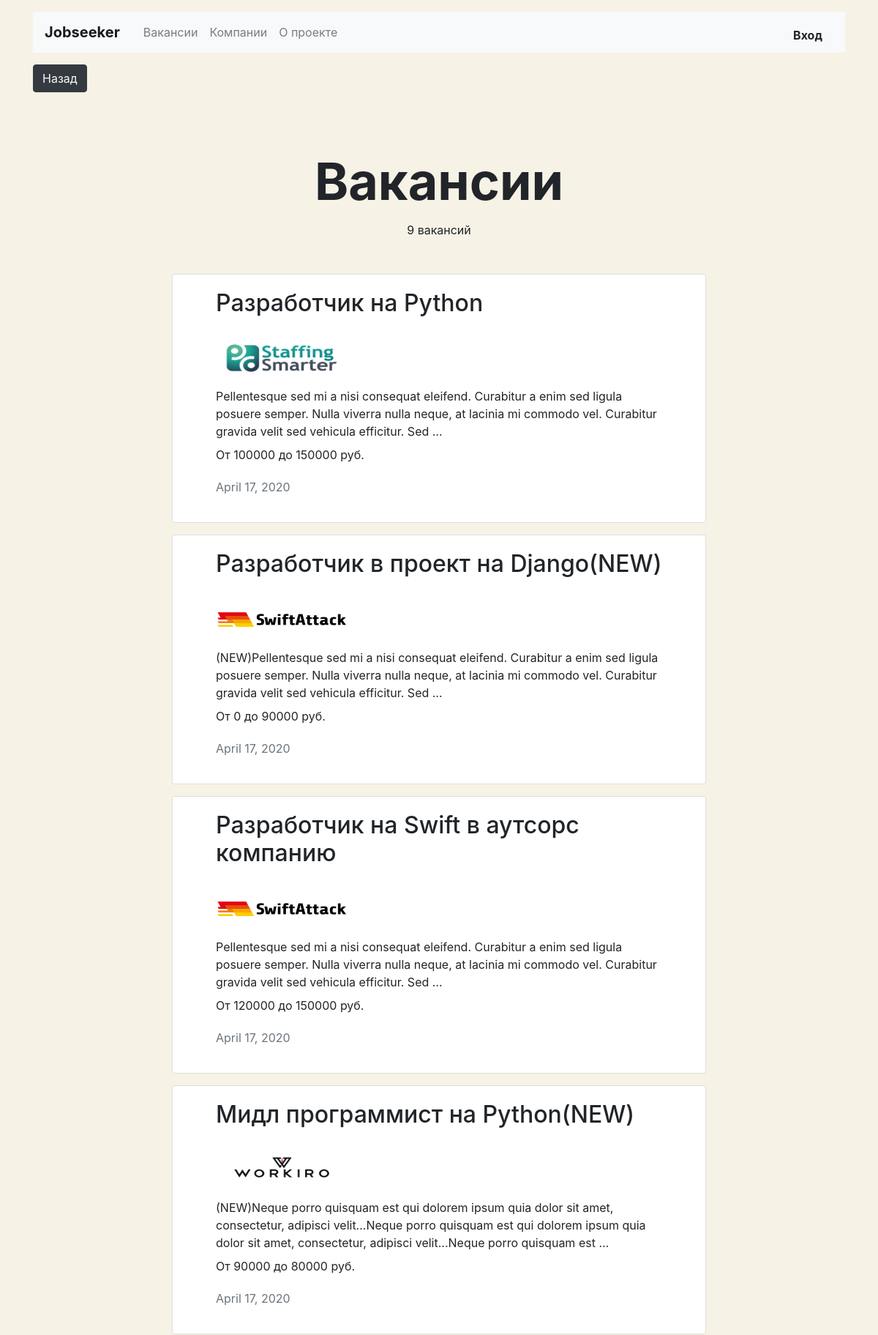
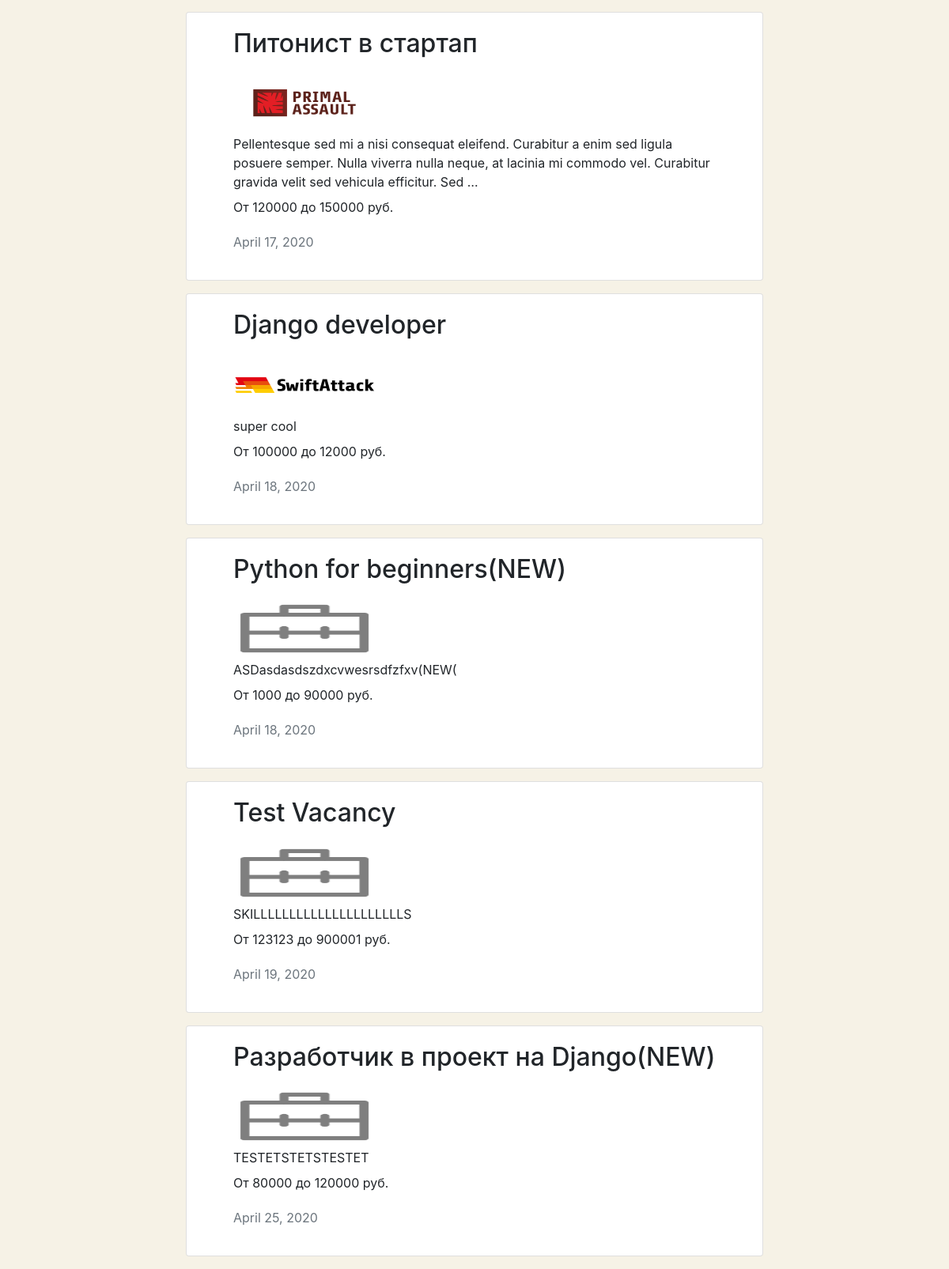
Page /vacancies/ on the committed database (2 pictures, top to bottom).
### jobs/models.py (models this page shows, shortened)
class Vacancy(models.Model):
    id = models.IntegerField(primary_key=True)
    title = models.CharField(max_length=50)
    specialty = models.ForeignKey(Speciality, on_delete=models.CASCADE, related_name="vacancies")
    company = models.ForeignKey(Company, on_delete=models.CASCADE, related_name="vacancies")
    skills = models.TextField()
    salary_min = models.IntegerField()
    salary_max = models.IntegerField()
    description = models.TextField()
    published_at = models.DateField(default=datetime.date.today)

class Company(models.Model):
    id = models.IntegerField(primary_key=True)
    name = models.CharField(max_length=50)
    location = models.CharField(max_length=50)
    logo = models.ImageField(upload_to=settings.MEDIA_COMPANY_IMAGE_DIR, default='/media/specty_management.png', blank=True)
    description = models.TextField()
    employee_count = models.IntegerField()
    user = models.OneToOneField(User, on_delete=models.CASCADE, related_name='company')

### jobs/views.py (the view)
# urls.py: path('vacancies/', VacanciesView.as_view(), name="vacancies"),
class VacanciesView(View):
    def get(self, request):
        return render(request, "jobs/vacancies.html", context={"vacancies": Vacancy.objects.all()})

### jobs/templates/jobs/vacancies.html (shortened to what this page needs)
{% extends "base.html" %}
{% load static %}
{% block container %}
    <section>
      <h1 class="h1 text-center mx-auto mt-4 pt-5" style="font-size: 70px;"><strong>Вакансии</strong></h1>
      <p class="text-center pt-1">{{vacancies|length}} вакансий</p>
      <div class="row mt-5">
       <div class="col-12 col-lg-8 offset-lg-2 m-auto">
          {% for vac in vacancies %}
          <a class="text-body" href="{% url 'vacancy' vac.id %}"><div class="card mb-3">
            <div class="card-body mx-4">
              <div class="col">
                  <h2 class="h2 pb-2">{{vac.title}}</h2>
                  <img  src={{vac.company.logo.url}} width="180" height="80">
                  <p class="mb-2">{{vac.skills|truncatewords:30}}</p>
                  <p>От {{vac.salary_min}} до {{vac.salary_max}} руб.</p>
                  <p class="text-muted pt-1">{{vac.published_at}}</p>
              </div>
            </div>
          </div></a>
          {% endfor %}
        </div>
      </div>
    </section>
  </main>
{% endblock %}

### jobs/templates/base.html (style rules this page uses)
body { background-color: #F6F2E6; }
a { color: white; }

### rows in the picture
Vacancy: title "Разработчик на Python", company.logo (picture), skills "Pellentesque sed mi a nisi consequat eleifend. Curabitur a enim sed ligula posuere semper. Nulla viverra nulla neque, at lacinia mi commodo vel. Curabitur gravida velit sed vehicula efficitur. Sed …", salary_min "100000", salary_max "150000", published_at "April 17, 2020"
Vacancy: title "Разработчик в проект на Django(NEW)", company.logo (picture), skills "(NEW)Pellentesque sed mi a nisi consequat eleifend. Curabitur a enim sed ligula posuere semper. Nulla viverra nulla neque, at lacinia mi commodo vel. Curabitur gravida velit sed vehicula efficitur. Sed …", salary_min "0", salary_max "90000", published_at "April 17, 2020"
Vacancy: title "Разработчик на Swift в аутсорс компанию", company.logo (picture), skills "Pellentesque sed mi a nisi consequat eleifend. Curabitur a enim sed ligula posuere semper. Nulla viverra nulla neque, at lacinia mi commodo vel. Curabitur gravida velit sed vehicula efficitur. Sed …", salary_min "120000", salary_max "150000", published_at "April 17, 2020"
Vacancy: title "Мидл программист на Python(NEW)", company.logo (picture), skills "(NEW)Neque porro quisquam est qui dolorem ipsum quia dolor sit amet, consectetur, adipisci velit...Neque porro quisquam est qui dolorem ipsum quia dolor sit amet, consectetur, adipisci velit...Neque porro quisquam est …", salary_min "90000", salary_max "80000", published_at "April 17, 2020"
Vacancy: title "Питонист в стартап", company.logo (picture), skills "Pellentesque sed mi a nisi consequat eleifend. Curabitur a enim sed ligula posuere semper. Nulla viverra nulla neque, at lacinia mi commodo vel. Curabitur gravida velit sed vehicula efficitur. Sed …", salary_min "120000", salary_max "150000", published_at "April 17, 2020"
Vacancy: title "Django developer", company.logo (picture), skills "super cool", salary_min "100000", salary_max "12000", published_at "April 18, 2020"
Vacancy: title "Python for beginners(NEW)", company.logo (picture), skills "ASDasdasdszdxcvwesrsdfzfxv(NEW(", salary_min "1000", salary_max "90000", published_at "April 18, 2020"
Vacancy: title "Test Vacancy", company.logo (picture), skills "SKILLLLLLLLLLLLLLLLLLLLLS", salary_min "123123", salary_max "900001", published_at "April 19, 2020"
Vacancy: title "Разработчик в проект на Django(NEW)", company.logo (picture), skills "TESTETSTETSTESTET", salary_min "80000", salary_max "120000", published_at "April 25, 2020"

### other values in the picture
{{ vacancies|length }} "9"
